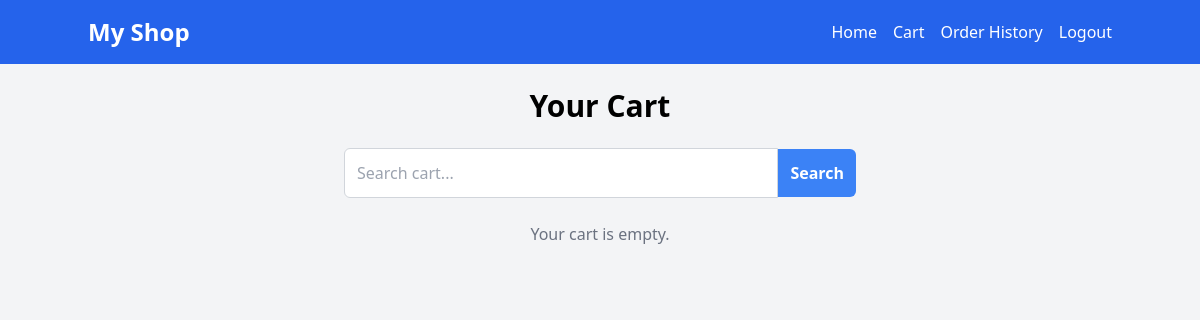
Page /cart/ (signed in) on the earlier database version.
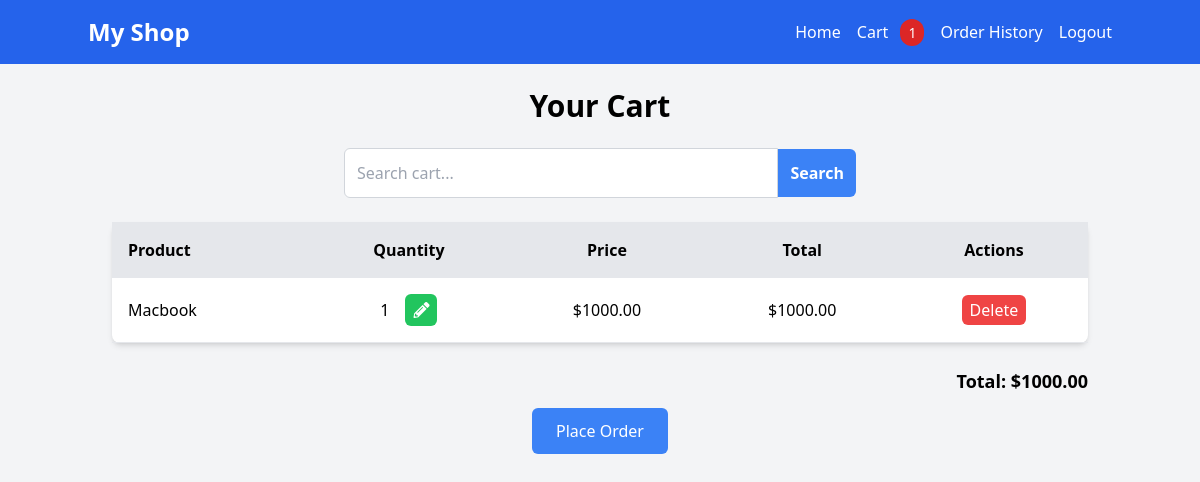
Same page on the later database version.
### shop/models.py (models this page shows, shortened)
class CartItem(models.Model):
    cart = models.ForeignKey(Cart, on_delete=models.CASCADE)
    product = models.ForeignKey(Product, on_delete=models.CASCADE)
    quantity = models.PositiveIntegerField(default=1)
    def get_total_price(self):
        return self.product.price * self.quantity

class Product(models.Model):
    name = models.CharField(max_length=255)
    price = models.DecimalField(max_digits=10, decimal_places=2)
    description = models.TextField()

### shop/views.py (the view)
# urls.py: path('cart/', views.cart_view, name='cart'),
@login_required
def cart_view(request):
    cart, created = Cart.objects.get_or_create(user=request.user)
    cart_items = CartItem.objects.filter(cart=cart)
    total_price = sum(item.get_total_price() for item in cart_items)
    return render(request, 'shop/cart.html', {'cart_items': cart_items, 'total_price': total_price})

### shop/context_processors.py (called while the page is built)
def cart_item_count(request):
    total_items = 0
    if request.user.is_authenticated:
        cart, created = Cart.objects.get_or_create(user=request.user)
        cart_items = CartItem.objects.filter(cart=cart)
        total_items = sum(item.quantity for item in cart_items)
    return {'total_items': total_items}

### shop/templates/shop/cart.html (shortened to what this page needs)
{% extends 'shop/base.html' %}
{% block content %}
<div class="container mx-auto p-6">
    <h1 class="text-3xl font-bold text-center mb-6">Your Cart</h1>
    <form method="GET" action="{% url 'search_cart' %}" class="mb-6">
        <div class="flex items-center max-w-lg mx-auto">
            <input type="text" name="q" placeholder="Search cart..." value="{{ request.GET.q|default_if_none:'' }}"
                class="w-full p-3 border border-gray-300 rounded-l-md focus:outline-none focus:ring-2 focus:ring-blue-500">
            <button type="submit"
                class="p-3 bg-blue-500 text-white font-semibold rounded-r-md hover:bg-blue-600 transition duration-300">
                Search
            </button>
        </div>
    </form>
    {% if cart_items %}
    <table class="table-auto w-full bg-white shadow-md rounded-lg">
        <thead>
            <tr class="bg-gray-200">
                <th class="p-4 text-left">Product</th>
                <th class="p-4">Quantity</th>
                <th class="p-4">Price</th>
                <th class="p-4">Total</th>
                <th class="p-4">Actions</th>
            </tr>
        </thead>
        <tbody>
            {% for item in cart_items %}
            <tr class="border-b">
                <td class="p-4">{{ item.product.name }}</td>
                <td class="p-4 text-center">
                    <div class="flex flex-row gap-2 items-center justify-center w-full">
                        <span class="mr-2">{{ item.quantity }}</span>
                        <form method="POST" action="{% url 'update_quantity' item.id %}">
                            <button type="submit" class="bg-green-500 text-white px-2 py-1 rounded-md">
                                <i class="fas fa-pencil-alt"></i>
                            </button>
                        </form>
                    </div>
                </td>
                <td class="p-4 text-center">${{ item.product.price }}</td>
                <td class="p-4 text-center">${{ item.get_total_price }}</td>
                <td class="p-4 text-center">
                    <a href="{% url 'delete_cart_item' item.id %}"
                        class="bg-red-500 text-white px-2 py-1 rounded-md">Delete</a>
                </td>
            </tr>
            {% endfor %}
        </tbody>
    </table>
    <div class="mt-6 text-right">
        <p class="text-lg font-bold">Total: ${{ total_price }}</p>
    </div>
    <div class="mt-6 text-center">
        <a href="{% url 'place_order' %}"
            class="bg-blue-500 text-white px-6 py-3 rounded-md hover:bg-blue-600 transition duration-300">Place
            Order</a>
    </div>
    {% else %}
    <p class="text-center text-gray-500">Your cart is empty.</p>
    {% endif %}
</div>
{% endblock %}

Differences in the rows shown:
added CartItem: product.name "Macbook", quantity "1", product.price "1000.00", get_total_price "1000.00"
Other differences:
{{ total_items }}: (not shown) → "1"
{{ total_price }}: (not shown) → "1000.00"
text no longer shown: "Your cart is empty."
text now shown: "Product Quantity Price Total Actions Total: $ Place Order"
